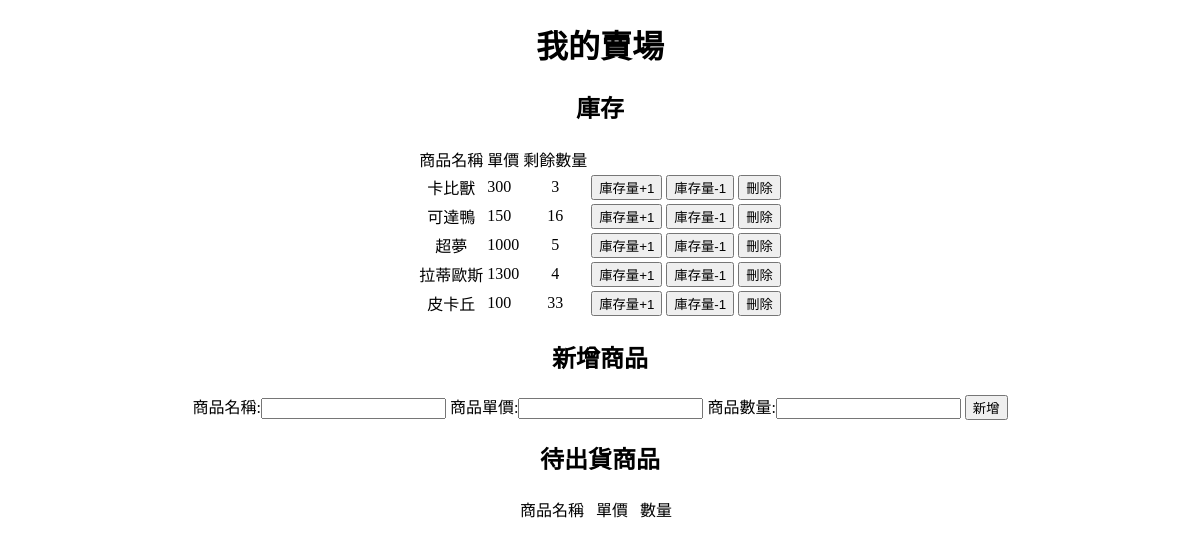
Page /store/manager/ on the earlier database version.
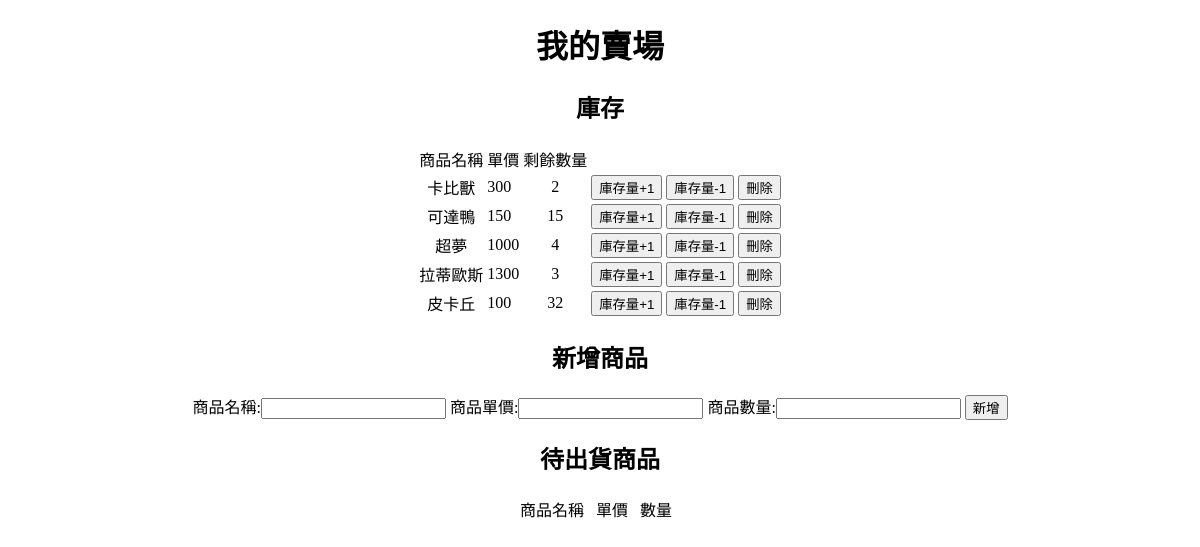
Same page on the later database version.
### goods/models.py (models this page shows, shortened)
class Good(models.Model):
    GoodsName = models.CharField(max_length = 30) # 商品的名稱
    GoodsPrice = models.DecimalField(max_digits = 4, decimal_places=0) # 商品價錢
    GoodsQuantity = models.DecimalField(max_digits = 4, decimal_places=0) # 商品數量

### goods/views.py (the view)
# urls.py: path('manager/', views.manager, name="manager"),
def manager(request):
    good_list = Good.objects.all()
    sold_list = Sold.objects.all()
    return render(request, 'goods/manager.html', {'good_list':good_list, 'sold_list':sold_list})

### goods/templates/goods/manager.html (shortened to what this page needs)
{% extends "base.html" %}
{% block content %}
<h1 align="center">
    我的賣場
</h1>
<h2 align="center">
    庫存
</h2>
<table align="center">
<tr>
<td align="center">商品名稱</td>
<td>單價</td>
<td>剩餘數量</td>
</tr>
    {% for vlist in good_list %}
        <tr>
            <td align="center">{{vlist.GoodsName}}</td>
            <td>{{vlist.GoodsPrice}}</td>
            <td align="center">{{vlist.GoodsQuantity}}</td>
            <td>
                <button type="button" onclick="location.href='{% url 'plusQuantity' vlist.GoodsName %}';">庫存量+1</button>
            </td>
            <td>
                <button type="button" onclick="location.href='{% url 'minusQuantity' vlist.GoodsName %}';">庫存量-1</button>
            </td>
            <td>
                <button type="button" onclick="location.href='{% url 'deleteGoods' vlist.GoodsName %}';">刪除</button>
            </td>
        </tr>
    {% endfor %}
</table>
<h2 align="center">
    新增商品
</h2>
<tr>
<form align="center" action="/store/add_function/" method="post">
    <td>
        商品名稱:<input name="Goodsname" type="text">
    </td>
    <td>
        商品單價:<input name="Goodsprice" type="text">
    </td>
    <td>
        商品數量:<input name="Goodsquantity" type="text">
    </td>
    <td>
        <input type="submit" value="新增">
    </td>
</form>
</tr>
<h2 align="center">
    待出貨商品
</h2>
<table align="center">
<tr>
<td>商品名稱</td>
<td>&nbsp</td>
<td>單價</td>
<td>&nbsp</td>
<td>數量</td>
<td>&nbsp</td>
</tr>
</table>
{% endblock %}

Differences in the rows shown:
changed Good "卡比獸": GoodsQuantity "3" → "2"
changed Good "可達鴨": GoodsQuantity "16" → "15"
changed Good "超夢": GoodsQuantity "5" → "4"
changed Good "拉蒂歐斯": GoodsQuantity "4" → "3"
changed Good "皮卡丘": GoodsQuantity "33" → "32"
